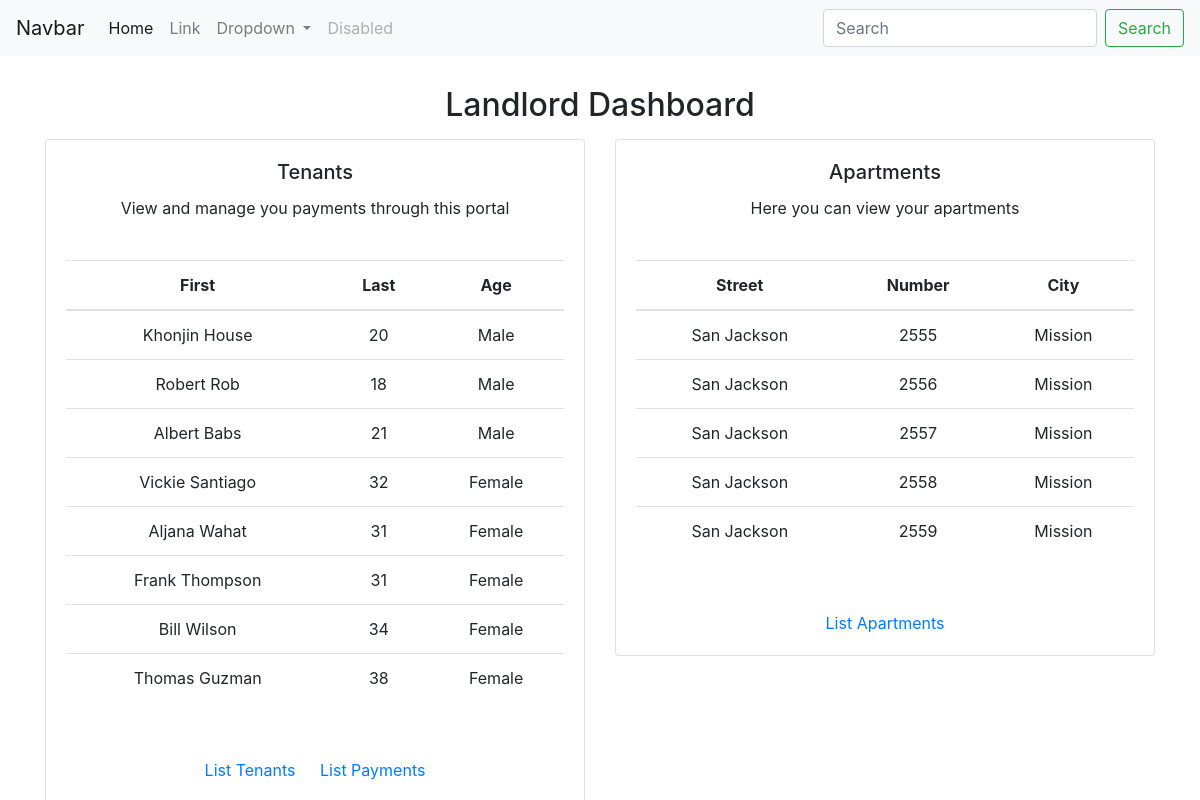
The page /landlorddashboard.php on the database its author committed.
### tables this page shows
CREATE TABLE `Tenant` (
  `Tenant_ID` mediumint(8) unsigned NOT NULL auto_increment,
  `Tenant_FirstName` text(30) default NULL,
  `Tenant_LastName` text(30) default NULL,
  `Tenant_Age` int unsigned default 1,
  `Tenant_Gender` bit default 0  ,
  
  PRIMARY KEY (`Tenant_ID`)
) AUTO_INCREMENT=1;

CREATE TABLE `Apartment` (
  `Apartment_ID` mediumint(8) unsigned NOT NULL auto_increment,
  `Apartment_Street` text(30) default NULL,
  `Apartment_Number` mediumint(8) unsigned default NULL,
  `Apartment_StreetNumber` mediumint(8) unsigned default 1000,
  `Apartment_City` text(30) default NULL,
  `Apartment_State` text(30) default NULL,
  `Apartment_County` text(30) default NULL,
  `Apartment_ApartmentPrice` decimal(65,2) default NULL,
  `Apartment_Occupied` bit default 0  ,

  PRIMARY KEY (`Apartment_ID`)
) AUTO_INCREMENT=1;

### landlorddashboard.php (the view, shortened to what this page needs)
<!DOCTYPE html>
<html>
	<head>
		<link rel="stylesheet" href="https://stackpath.bootstrapcdn.com/bootstrap/4.1.3/css/bootstrap.min.css">
	</head>
		<?php
			$servername = "localhost";
			$username = "root";
			$password = "";
			$dbname = "landlord";
			$conn = new mysqli($servername, $username, $password, $dbname);
			 mysqli_select_db($conn, $dbname) or die( mysqli_error($conn));
		?>
	<body>
			<nav class="navbar navbar-expand-lg navbar-light bg-light" style="margin-bottom:30px">
  <a class="navbar-brand" href="#">Navbar</a>
  <div class="collapse navbar-collapse" id="navbarSupportedContent">
    <ul class="navbar-nav mr-auto">
      <li class="nav-item active">
        <a class="nav-link" href="#">Home <span class="sr-only">(current)</span></a>
      </li>
      <li class="nav-item">
        <a class="nav-link" href="#">Link</a>
      </li>
      <li class="nav-item dropdown">
        <a class="nav-link dropdown-toggle" href="#" id="navbarDropdown" role="button" data-toggle="dropdown" aria-haspopup="true" aria-expanded="false">
          Dropdown
        </a>
      </li>
      <li class="nav-item">
        <a class="nav-link disabled" href="#">Disabled</a>
      </li>
    </ul>
    <form class="form-inline my-2 my-lg-0">
      <input class="form-control mr-sm-2" type="search" placeholder="Search" aria-label="Search">
      <button class="btn btn-outline-success my-2 my-sm-0" type="submit">Search</button>
    </form>
  </div>
</nav>
		<h2 style="margin-bottom:15px;">Landlord Dashboard</h2>
		<div class="container">
  			<div class="row">
  				<div class="col">
  					<div class="card">
					  <div class="card-body">
					    <h5 class="card-title">Tenants</h5>
					    <p class="card-text">View and manage you payments through this portal</p>
					  </div>
					  <div class="card-body">
					  <table class="table">
						  <thead>
						    <tr>
						      <th scope="col">First</th>
						      <th scope="col">Last</th>
						      <th scope="col">Age</th>
						    </tr>
						  </thead>
						  <tbody>
				<?php
					$sql = "SELECT Tenant_ID, Tenant_FirstName,Tenant_LastName,Tenant_Age,Tenant_Gender FROM Tenant";
					$result = $conn->query($sql);
					if ($result->num_rows > 0)
					{
					    while($row = $result->fetch_assoc())
						{
					        echo "<tr>";
							echo "<td>" . $row['Tenant_FirstName'] . " " . $row['Tenant_LastName'] . "</td>";
							echo "<td>" . $row['Tenant_Age'] . "</td>";
							if ($row["Tenant_Gender"] == 0)
							{
								echo "<td> Male </td>";
							}
							else if ($row["Tenant_Gender"] == 1)
							{
								echo "<td> Female </td>";
							}
							echo "</tr>";
					    }
					}
				?>
						</tbody>
					</table>
					</div>
					  <div class="card-body">
					    <a href="listtenants.php" class="card-link">List Tenants</a>
					    <a href="listpayments.php" class="card-link">List Payments</a>
					  </div>
					</div>
				</div>
				<div class="col">
					<div class="card">
					  <div class="card-body">
					    <h5 class="card-title">Apartments</h5>
					    <p class="card-text">Here you can view your apartments</p>
					  </div>
					  <div class="card-body">
					  	<table class="table">
						  <thead>
						    <tr>
						      <th scope="col">Street</th>
						      <th scope="col">Number</th>
						      <th scope="col">City</th>
						    </tr>
						  </thead>
						  <tbody>
					<?php
						$sql = "SELECT Apartment_Street, Apartment_Number, Apartment_StreetNumber, Apartment_City FROM Apartment";
						$result = $conn->query($sql);
						if ($result->num_rows > 0) {
						    while($row = $result->fetch_assoc()) {
						        $apartmentStreet = $row["Apartment_Street"];
						        $apartmentNumber = $row["Apartment_Number"];
						        $apartmentCity = $row["Apartment_City"];
						        echo  '<tr>';
							      echo '<td>' . $apartmentStreet . '</td>';
							      echo '<td>' . $apartmentNumber . '</td>';
							      echo '<td>' . $apartmentCity . '</td>';
							    echo '</tr>';
						    }
						} else {
						    echo "0 results";
						}
					?>
						  </tbody>
						</table>
					  </div>
					  <div class="card-body">
					    <a href="apartment.php" class="card-link">List Apartments</a>
					  </div>
					</div>
				</div>
			</div>
		</div>
	</body>
</html>

### landlorddashboard.php (style rules this page uses)
body { text-align: center; }

### rows shown on the page
tenant: Tenant_FirstName "Khonjin", Tenant_LastName "House", Tenant_Age "20", Tenant_Gender "Male"
tenant: Tenant_FirstName "Robert", Tenant_LastName "Rob", Tenant_Age "18", Tenant_Gender "Male"
tenant: Tenant_FirstName "Albert", Tenant_LastName "Babs", Tenant_Age "21", Tenant_Gender "Male"
tenant: Tenant_FirstName "Vickie", Tenant_LastName "Santiago", Tenant_Age "32", Tenant_Gender "Female"
tenant: Tenant_FirstName "Aljana", Tenant_LastName "Wahat", Tenant_Age "31", Tenant_Gender "Female"
tenant: Tenant_FirstName "Frank", Tenant_LastName "Thompson", Tenant_Age "31", Tenant_Gender "Female"
tenant: Tenant_FirstName "Bill", Tenant_LastName "Wilson", Tenant_Age "34", Tenant_Gender "Female"
tenant: Tenant_FirstName "Thomas", Tenant_LastName "Guzman", Tenant_Age "38", Tenant_Gender "Female"
apartment: Apartment_Street "San Jackson", Apartment_Number "2555", Apartment_City "Mission"
apartment: Apartment_Street "San Jackson", Apartment_Number "2556", Apartment_City "Mission"
apartment: Apartment_Street "San Jackson", Apartment_Number "2557", Apartment_City "Mission"
apartment: Apartment_Street "San Jackson", Apartment_Number "2558", Apartment_City "Mission"
apartment: Apartment_Street "San Jackson", Apartment_Number "2559", Apartment_City "Mission"
